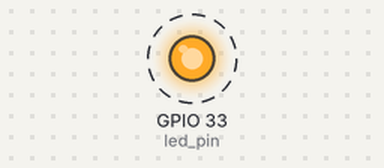
The sketch below on a simulated ESP32. Shown: output pins drawn as LEDs (lit = HIGH). Dashed ring = blinking.

Above: at 0.2 s.
Timing chart, 0 to 3.0 s (numbered marks = the images above):
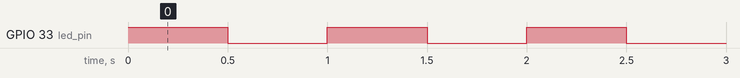

The sketch:

esp32_cam_rtos_example.ino
```cpp
// Use only single core for demo
#if CONFIG_FREERTOS_UNICORE
static const BaseType_t app_cpu = 0;
#else
static const BaseType_t app_cpu = 1;
#endif

// Pins
static const int led_pin = 33;  // ESP32-CAM Builtin LED Pin

// Task: Blink LED
// For RTOS, function should return void and accept void pointer
void toggleLED(void* parameter){
  // Use non-blocking delay
  while(1){
    digitalWrite(led_pin, HIGH);
    vTaskDelay(500 / portTICK_PERIOD_MS); // since timing unit for RTOS is tick
    digitalWrite(led_pin, LOW);
    vTaskDelay(500 / portTICK_PERIOD_MS);
  }
}

void setup() {
  // Configure pin
  pinMode(led_pin, OUTPUT);

  // Task to run forever
  xTaskCreatePinnedToCore(  // Use xTaskCreate() in vanilla FreeRTOS
              toggleLED,    // Task function
              "Toggle LED", // Task name
              1024,         // Stack size (unit: byte in ESP32, word in vanilla FreeRTOS)
              NULL,         // Parameter to pass to task function
              1,            // Task priority (Higher => High priority) (0 ~ configMax_PRIORITIES - 1 = 24)
              NULL,         // Task handle. Used when deal with other tasks.
              app_cpu);     // Run on single core for demo

  // If this was vanilla FreeRTOS, you'd want to call vTaskStartScheduler() in main after setting up the taks
}

void loop() {
  // put your main code here, to run repeatedly:

}
```

Measured:
- by itself, GPIO 33 (led_pin): alternates HIGH for 0.50 s and LOW for 0.50 s
